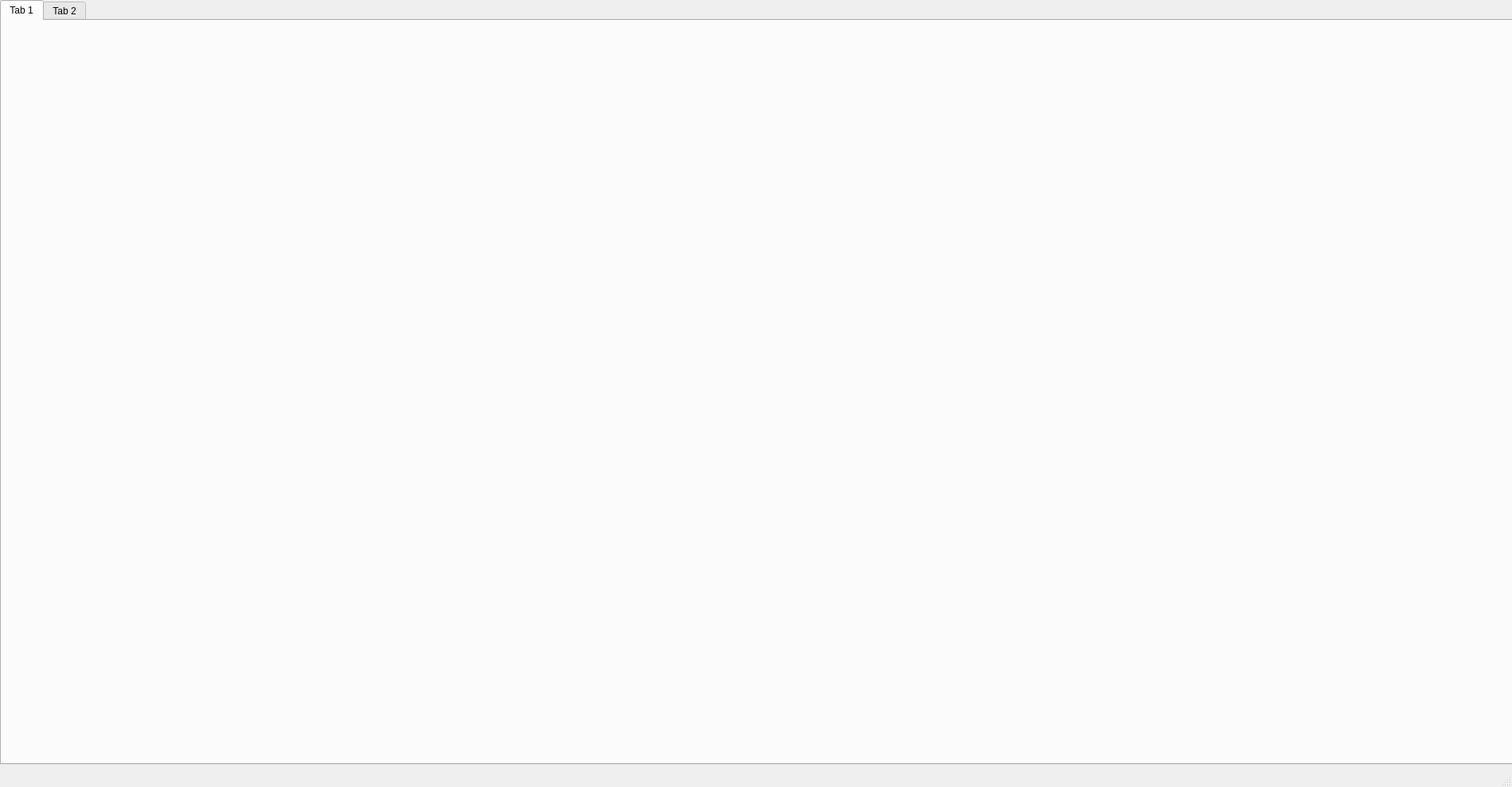
<?xml version="1.0" encoding="UTF-8"?>
<ui version="4.0">
 <class>MainWindow</class>
 <widget class="QMainWindow" name="MainWindow">
  <property name="geometry">
   <rect>
    <x>0</x>
    <y>0</y>
    <width>1899</width>
    <height>989</height>
   </rect>
  </property>
  <property name="windowTitle">
   <string>MainWindow</string>
  </property>
  <widget class="QWidget" name="tabWidget_3">
   <property name="minimumSize">
    <size>
     <width>200</width>
     <height>200</height>
    </size>
   </property>
   <widget class="QTabWidget" name="tabWidget">
    <property name="geometry">
     <rect>
      <x>0</x>
      <y>0</y>
      <width>1901</width>
      <height>961</height>
     </rect>
    </property>
    <widget class="QWidget" name="tab">
     <attribute name="title">
      <string>Tab 1</string>
     </attribute>
    </widget>
    <widget class="QWidget" name="tab_2">
     <attribute name="title">
      <string>Tab 2</string>
     </attribute>
    </widget>
   </widget>
  </widget>
  <widget class="QMenuBar" name="menubar">
   <property name="geometry">
    <rect>
     <x>0</x>
     <y>0</y>
     <width>1899</width>
     <height>23</height>
    </rect>
   </property>
  </widget>
  <widget class="QStatusBar" name="statusbar"/>
 </widget>
 <resources/>
 <connections/>
</ui>
